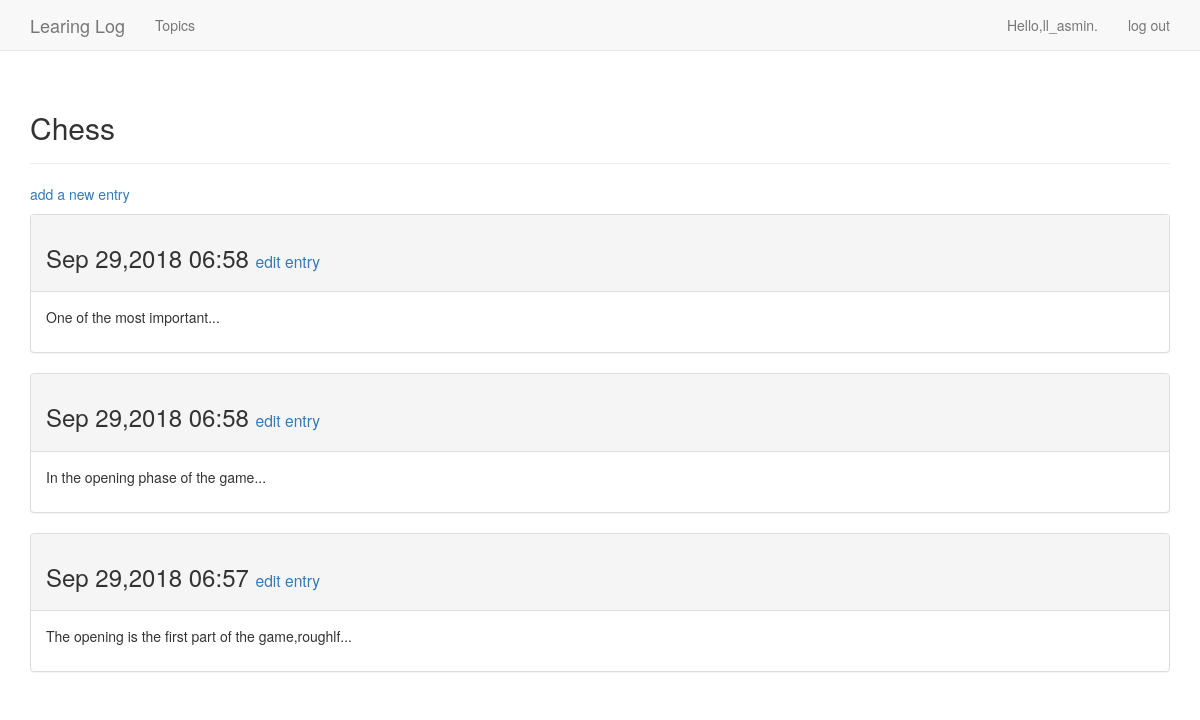
Page /topics/1/ (signed in) on the earlier database version.
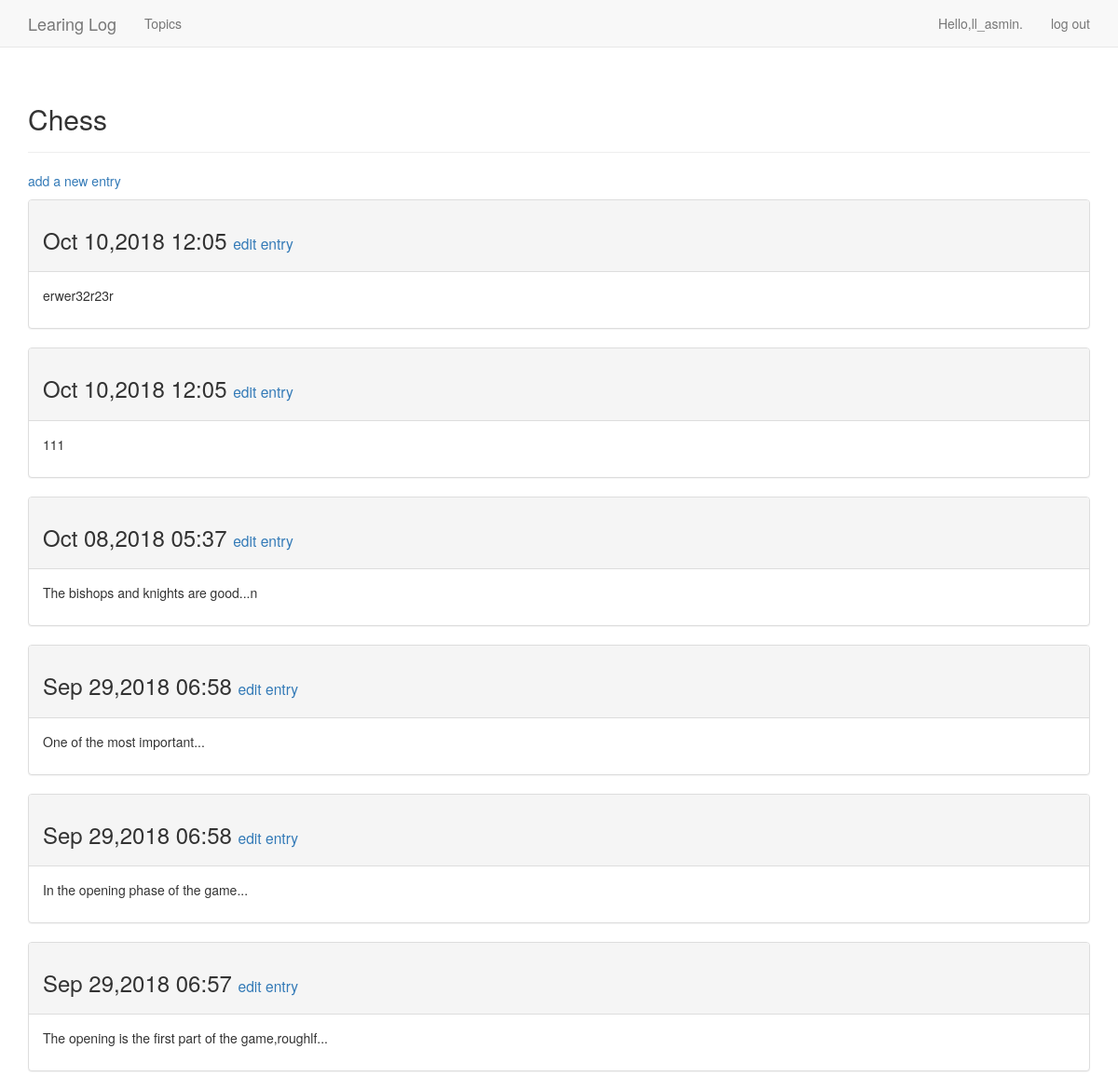
Same page on the later database version.
### learning_logs/models.py (models this page shows, shortened)
class Topic(models.Model):
    text = models.CharField(max_length=200)
    date_added = models.DateTimeField(auto_now_add=True)
    owner = models.ForeignKey(User, on_delete=models.CASCADE)
    def __str__(self):
        return self.text

class Entry(models.Model):
    topic = models.ForeignKey(Topic,on_delete=models.CASCADE)
    text = models.TextField()
    date_added = models.DateTimeField(auto_now_add=True)
    class Meta:
        verbose_name_plural = 'entries'

### learning_logs/views.py (the view)
# urls.py: url(r'^topics/(?P<topic_id>\d+)/$',views.topic,name='topic'),
@login_required
def topic(request,topic_id):
    topic = Topic.objects.get(id=topic_id)
    if topic.owner != request.user:
        raise Http404
    entries = topic.entry_set.order_by('-date_added')
    context = {'topic':topic,'entries':entries}
    return render(request,'learning_logs/topic.html',context)

### learning_logs/templates/learning_logs/topic.html
{% extends 'learning_logs/base.html' %}
{% load bootstrap3 %}
{% block header %}
    <h2>{{ topic }}</h2>
{% endblock header %}
{% block content %}
    <p>
      <a href="{% url 'learning_logs:new_entry' topic.id %}">add a new entry</a>
    </p>
      {% for entry in entries %}
          <div class="panel panel-default">
            <div class="panel-heading">
                <h3>
                    {{ entry.date_added|date:'M d,Y H:i' }}
                    <small>
                        <a href="{% url 'learning_logs:edit_entry' entry.id %}">
                            edit entry</a>
                    </small>
                </h3>
            </div>
            <div class="panel-body">
               {{ entry.text|linebreaks }}
            </div>
          </div>
      {% empty %}
        There are no entries for this topic yet.
      {% endfor %}
{% endblock content %}

### learning_logs/templates/learning_logs/base.html (shortened to what this page needs)
{% load bootstrap3 %}
<!DOCTYPE html>
<html lang="en">
  <head>
      {% bootstrap_css %}
  </head>
  <body>
    <nav class="navbar navbar-default navbar-static-top">
        <div class="container">
            <div class="navbar-header">
                <a class="navbar-brand" href="{% url 'learning_logs:index' %}">Learing Log</a>
            </div>
            <div id="navbar" class="navbar-collapse collapse">
                <ul class="nav navbar-nav">
                    <li><a href="{% url 'learning_logs:topics' %}">Topics</a></li>
                </ul>
                <ul class="nav navbar-nav navbar-right">
                    {% if user.is_authenticated %}
                        <li><a>Hello,{{ user.username }}.</a></li>
                        <li><a href="{% url 'registration:logout' %}">log out</a></li>
                    {% else %}
                        <li><a href="{% url 'registration:register' %}">register</a></li>
                        <li><a href="{% url 'registration:login' %}">log in</a></li>
                    {% endif %}
                </ul>
            </div>
        </div>
    </nav>
    <div class="container">
        <div class="page-header">
            {% block header %}{% endblock header %}
        </div>
        <div>
            {% block content %}{% endblock content %}
        </div>
    </div>
  </body>
</html>

Differences in the rows shown:
added Entry: date_added "Oct 10,2018 12:05", text "erwer32r23r"
added Entry: date_added "Oct 10,2018 12:05", text "111"
added Entry: date_added "Oct 08,2018 05:37", text "The bishops and knights are good...n"
